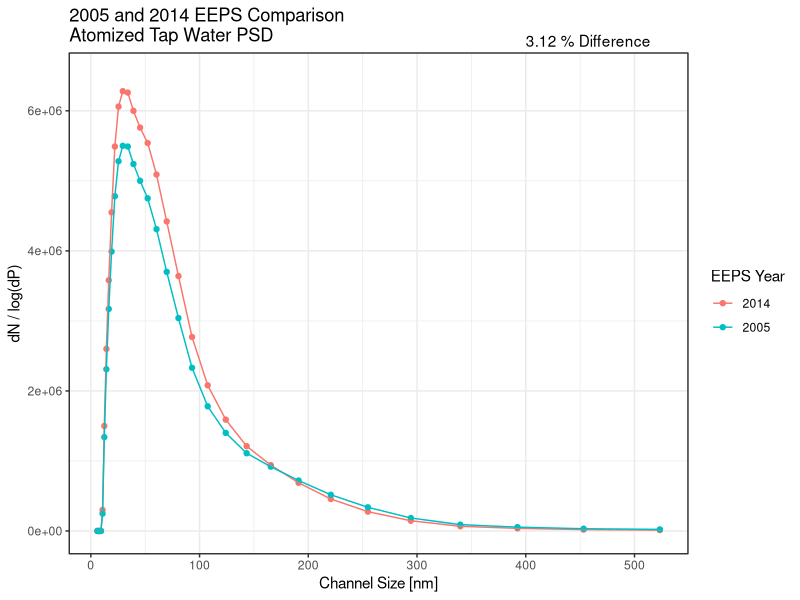

This figure's R source:
library(tidyverse)

df <- read_csv("../data/EEPS_comparison.csv")

mean_pct_diff <- df %>% summarise(mean(`% Difference`))

g <- ggplot(df) +
    geom_point(aes(x = `Channel Size [nm]`, y = `dN/log(dP) 2014 EEPS`, color = 'blue')) + 
    geom_point(aes(x = `Channel Size [nm]`, y = `dN/log(dP) 2005 EEPS`, color = 'red')) +
    geom_line(aes(x = `Channel Size [nm]`, y = `dN/log(dP) 2014 EEPS`, color = 'blue')) + 
    geom_line(aes(x = `Channel Size [nm]`, y = `dN/log(dP) 2005 EEPS`, color = 'red')) +
    scale_color_discrete(name = "EEPS Year", labels = c(2014, 2005)) +
    coord_cartesian(ylim = c(0, 6500000), clip = "off") +
    annotate("text", x = 400, y = 7000000, hjust = 0, label = paste(round(mean_pct_diff, 2), "% Difference")) +
    labs(title = "2005 and 2014 EEPS Comparison\nAtomized Tap Water PSD") +
    ylab("dN / log(dP)") +
    theme_bw()

ggsave("/mnt/c/Users/gregory.bizup/Documents/AESO/Instruments/EEPS/Comparison_ggplot.png", g)
